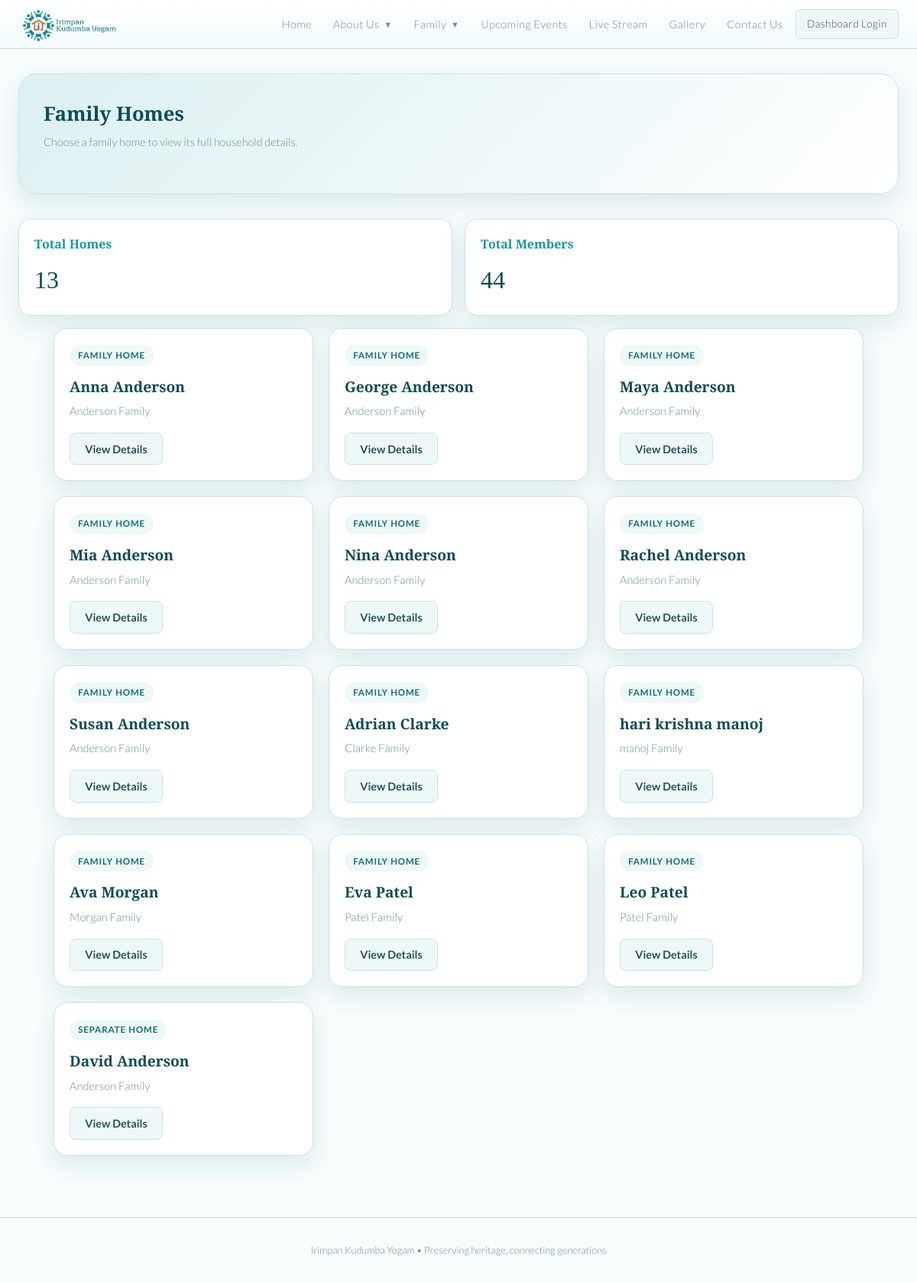
Before: /family/ with the older database file.
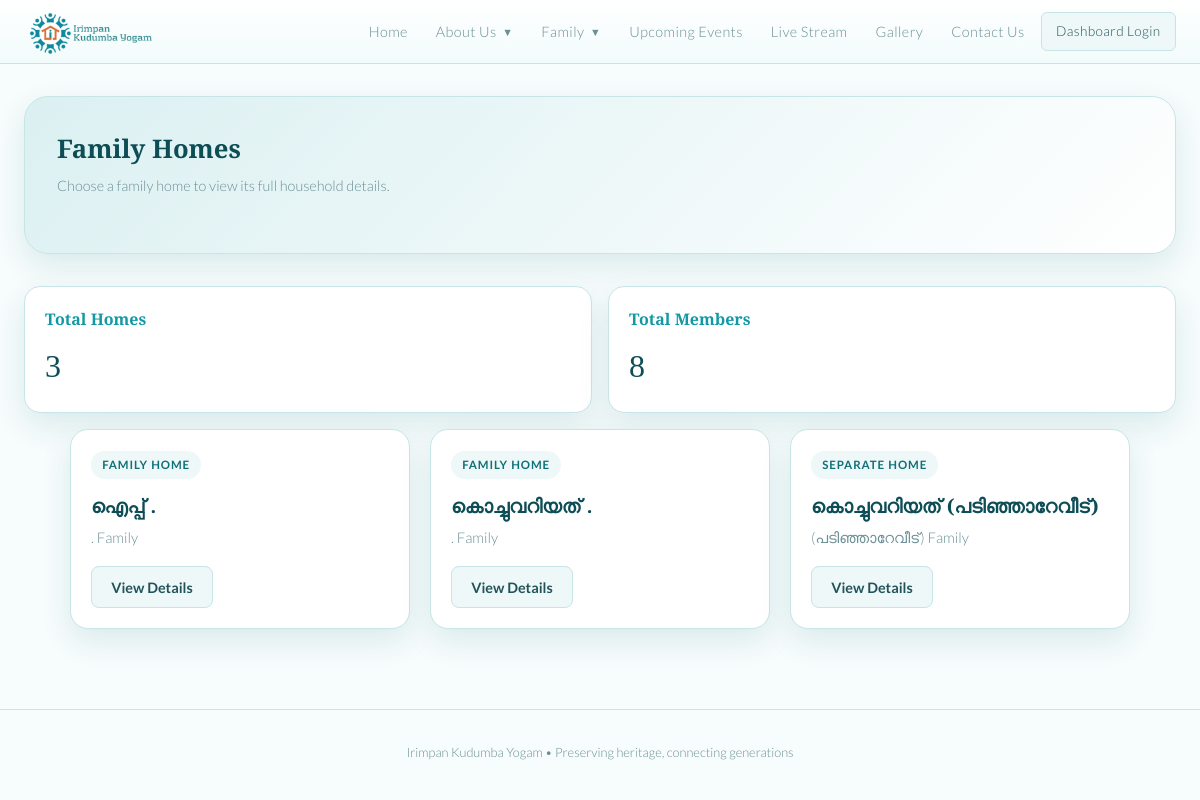
After: the same page with the newer database file.
### tree/models.py (models this page shows, shortened)
class Person(models.Model):
    GENDER_CHOICES = [
        ('M', 'Male'),
        ('F', 'Female'),
        ('O', 'Other'),
    ]
    first_name = models.CharField(max_length=100)
    last_name = models.CharField(max_length=100)
    gender = models.CharField(max_length=1, choices=GENDER_CHOICES, default='O')
    birth_date = models.DateField(null=True, blank=True)
    death_date = models.DateField(null=True, blank=True)
    birth_place = models.CharField(max_length=200, blank=True)
    email = models.EmailField(blank=True)
    phone = models.CharField(max_length=30, blank=True)
    blood_group = models.CharField(max_length=10, blank=True)
    current_address = models.TextField(blank=True)
    living_separately = models.BooleanField(default=False)
    bio = models.TextField(blank=True)
    photo = models.ImageField(upload_to='photos/', null=True, blank=True)
    father = models.ForeignKey(
        'self', null=True, blank=True,
        on_delete=models.SET_NULL,
        related_name='children_as_father'
    )
    mother = models.ForeignKey(
        'self', null=True, blank=True,
        on_delete=models.SET_NULL,
        related_name='children_as_mother'
    )
    spouse = models.ForeignKey(
        'self', null=True, blank=True,
        on_delete=models.SET_NULL,
        related_name='married_to'
    )
    user = models.OneToOneField(
        settings.AUTH_USER_MODEL,
        null=True,
        blank=True,
        on_delete=models.SET_NULL,
        related_name='family_member_profile',
    )
    created_at = models.DateTimeField(auto_now_add=True)
    class Meta:
        ordering = ['last_name', 'first_name']
    @property
    def full_name(self):
        return f"{self.first_name} {self.last_name}"
    @property
    def generation(self):
        return getattr(self, '_generation', 1)

### tree/views.py (the view)
# urls.py: path('family/', views.family_page, name='family_page'),
def family_page(request):
    people = list(Person.objects.all())
    generation_map = _generation_map(people)
    _apply_generations(people, generation_map)
    households = _build_households(people)
    return render(request, 'tree/family.html', {
        'people': people,
        'households': households,
        'total_families': len(households),
        'generations': max(generation_map.values(), default=0),
    })

### tree/views.py (called while the page is built)
def _generation_map(people):
    people = list(people)
    if not people:
        return {}
    parents = {
        person.pk: tuple(parent_id for parent_id in (person.father_id, person.mother_id) if parent_id)
        for person in people
    }
    memo = {}
    def get_depth(person_id):
        if person_id in memo:
            return memo[person_id]
        parent_ids = parents.get(person_id, ())
        if not parent_ids:
            memo[person_id] = 1
            return 1
        memo[person_id] = max(get_depth(parent_id) for parent_id in parent_ids) + 1
        return memo[person_id]
    return {person.pk: get_depth(person.pk) for person in people}

def _apply_generations(people, generation_map):
    for person in people:
        person._generation = generation_map.get(person.pk, 1)

### tree/templates/tree/family.html (shortened to what this page needs)
{% extends "tree/base.html" %}
{% block content %}
<section class="hero-band">
  <h1 class="section-title">Family Homes</h1>
  <p class="section-sub">Choose a family home to view its full household details.</p>
</section>
<section class="family-stats">
  <article class="info-card">
    <h3>Total Homes</h3>
    <p class="section-title" style="font-size:2rem;margin:0;">{{ total_families }}</p>
  </article>
  <article class="info-card">
    <h3>Total Members</h3>
    <p class="section-title" style="font-size:2rem;margin:0;">{{ people|length }}</p>
  </article>
</section>
<section class="house-grid">
  {% for house in households %}
  <a href="{% url 'family_detail' house.house_key %}" class="house-card" style="text-decoration:none;">
    <span class="house-badge">{% if house.is_separate_home %}Separate Home{% else %}Family Home{% endif %}</span>
    <h3>{{ house.guardian.full_name }}</h3>
    <p class="house-sub">{{ house.family_name }} Family</p>
    <span class="btn btn-secondary">View Details</span>
  </a>
  {% empty %}
  <article class="info-card">
    <h3>No Homes Yet</h3>
    <p>Add members to build the first family home.</p>
  </article>
  {% endfor %}
</section>
{% endblock %}

### tree/templates/tree/base.html (shortened to what this page needs)
<!DOCTYPE html>
<html lang="en">
<head>
  {% load static %}
</head>
<body>
  <nav>
    <a href="{% url 'home' %}" class="nav-brand">
      <img src="{% static 'tree/familyirum.png' %}" alt="Family logo">
    </a>
    <div class="nav-links" id="navLinks">
      <div class="nav-group">
        <a href="{% url 'home' %}">Home</a>
        <div class="nav-dropdown">
          <a href="{% url 'about' %}" class="nav-dropbtn">About Us <span style="font-size:0.75em;">▼</span></a>
        </div>
        <div class="nav-dropdown">
          <a href="{% url 'family_page' %}" class="nav-dropbtn">Family <span style="font-size:0.75em;">▼</span></a>
        </div>
        <a href="{% url 'events' %}">Upcoming Events</a>
        <a href="{% url 'live_stream' %}">Live Stream</a>
        <a href="{% url 'gallery' %}">Gallery</a>
        <a href="{% url 'contact' %}">Contact Us</a>
      </div>
      <div class="nav-group">
        {% if request.user.is_authenticated %}
          <a href="{% url 'admin_panel' %}" class="btn-link">Admin Panel</a>
          <a href="{% url 'admin_logout' %}" class="btn-link">Logout</a>
        {% else %}
          <a href="{% url 'admin_login' %}" class="btn-link">Dashboard Login</a>
        {% endif %}
      </div>
    </div>
  </nav>
  <main>
    {% block content %}{% endblock %}
  </main>
  <footer>
    <p>Irimpan Kudumba Yogam &bull; Preserving heritage, connecting generations</p>
  </footer>
</body>
</html>

### tree/templates/tree/base.html (style rules this page uses)
:root { --bg: #f7fcfc; --surface: #ffffff; --surface2: #eef8f8; --border: #c7e4e6; --gold: #1399a6; --gold-light: #28b8c2; --gold-dim: #0f7078; --cream: #0d4d56; --text: #23535a; --text-dim: #6b8f94; --male: #4a7fa8; --female: #a84a7f; --radius: 12px; --shadow: 0 12px 30px rgba(16, 111, 121, 0.12); }
* { box-sizing: border-box; margin: 0; padding: 0; }
body { background: var(--bg); color: var(--text); font-family: 'Lato', sans-serif; font-weight: 300; min-height: 100vh; line-height: 1.6; }
nav { background: linear-gradient(180deg, #ffffff, #f2fbfb); border-bottom: 1px solid var(--border); padding: 0 1.5rem; position: sticky; top: 0; z-index: 100; display: flex; align-items: center; justify-content: space-between; min-height: 64px; gap: 1rem; }
.nav-brand { font-family: 'Playfair Display', serif; font-size: 1.4rem; color: var(--gold); text-decoration: none; letter-spacing: 0.04em; white-space: nowrap; flex-shrink: 0; display: inline-flex; align-items: center; gap: 0.75rem; }
.nav-brand img { height: 48px; width: auto; display: block; }
.nav-links, .nav-group { display: flex; align-items: center; gap: 0.25rem; flex-wrap: wrap; }
.nav-dropdown { position: relative; }
.nav-dropbtn { display: inline-flex; align-items: center; gap: 0.35rem; }
.nav-links a { color: var(--text-dim); text-decoration: none; padding: 0.4rem 0.75rem; border-radius: 6px; font-size: 0.9rem; letter-spacing: 0.03em; transition: color 0.2s, background 0.2s; white-space: nowrap; }
.btn-link { background: var(--surface2); color: var(--text) !important; border: 1px solid var(--border); padding: 0.45rem 0.9rem !important; border-radius: 6px; text-decoration: none; font-size: 0.85rem !important; white-space: nowrap; }
main { padding: 2rem 1.5rem; max-width: 1400px; margin: 0 auto; }
.btn { display: inline-flex; align-items: center; gap: 0.4rem; padding: 0.55rem 1.2rem; border-radius: 8px; font-size: 0.9rem; font-weight: 700; cursor: pointer; border: none; text-decoration: none; transition: all 0.2s; }
.btn-secondary { background: var(--surface2); color: var(--text); border: 1px solid var(--border); }
footer { text-align: center; padding: 2rem; color: var(--text-dim); font-size: 0.8rem; border-top: 1px solid var(--border); margin-top: 3rem; }
h1, h2, h3 { font-family: 'Playfair Display', serif; font-weight: 600; }
.section-title { font-family: 'Playfair Display', serif; font-size: 1.6rem; color: var(--cream); margin-bottom: 0.25rem; }
.section-sub { color: var(--text-dim); font-size: 0.9rem; margin-bottom: 1.5rem; }
.hero-band { background: linear-gradient(135deg, rgba(19,153,166,0.12), rgba(255,255,255,0.96)); border: 1px solid var(--border); border-radius: 24px; padding: 2rem; margin-bottom: 2rem; box-shadow: var(--shadow); }
.info-card { background: var(--surface); border: 1px solid var(--border); border-radius: 16px; padding: 1.25rem; box-shadow: var(--shadow); }
.info-card h3 { color: var(--gold); font-size: 1rem; margin-bottom: 0.5rem; }

### tree/templates/tree/family.html (style rules this page uses)
.family-stats { display: grid; grid-template-columns: repeat(auto-fit, minmax(200px, 1fr)); gap: 1rem; }
.house-grid { display: grid; grid-template-columns: repeat(auto-fit, minmax(280px, 340px)); gap: 1.25rem; justify-content: center; margin-top: 1rem; }
.house-card { background: var(--surface); border: 1px solid var(--border); border-radius: 18px; padding: 1.25rem; box-shadow: var(--shadow); }
.house-badge { display: inline-flex; padding: 0.28rem 0.7rem; border-radius: 999px; background: var(--surface2); color: var(--gold-dim); font-size: 0.72rem; font-weight: 700; letter-spacing: 0.08em; text-transform: uppercase; margin-bottom: 0.75rem; }
.house-card h3 { color: var(--cream); font-size: 1.2rem; margin-bottom: 0.3rem; }
.house-sub { color: var(--text-dim); font-size: 0.92rem; margin-bottom: 1rem; }

Changed rows visible on the page:
removed Person: shows "FAMILY HOME", guardian.full_name "Anna Anderson", family_name "Anderson"
removed Person: shows "FAMILY HOME", guardian.full_name "George Anderson", family_name "Anderson"
removed Person: shows "FAMILY HOME", guardian.full_name "Maya Anderson", family_name "Anderson"
removed Person: shows "FAMILY HOME", guardian.full_name "Mia Anderson", family_name "Anderson"
removed Person: shows "FAMILY HOME", guardian.full_name "Nina Anderson", family_name "Anderson"
removed Person: shows "FAMILY HOME", guardian.full_name "Rachel Anderson", family_name "Anderson"
removed Person: shows "FAMILY HOME", guardian.full_name "Susan Anderson", family_name "Anderson"
removed Person: shows "FAMILY HOME", guardian.full_name "Adrian Clarke", family_name "Clarke"
removed Person: shows "FAMILY HOME", guardian.full_name "hari krishna manoj", family_name "manoj"
removed Person: shows "FAMILY HOME", guardian.full_name "Ava Morgan", family_name "Morgan"
removed Person: shows "FAMILY HOME", guardian.full_name "Eva Patel", family_name "Patel"
removed Person: shows "FAMILY HOME", guardian.full_name "Leo Patel", family_name "Patel"
removed Person: shows "SEPARATE HOME", guardian.full_name "David Anderson", family_name "Anderson"
added Person: shows "FAMILY HOME", guardian.full_name "ഐപ്പ് .", family_name "."
added Person: shows "FAMILY HOME", guardian.full_name "കൊച്ചുവറിയത് .", family_name "."
added Person: shows "SEPARATE HOME", guardian.full_name "കൊച്ചുവറിയത് (പടിഞ്ഞാറേവീട്)", family_name "(പടിഞ്ഞാറേവീട്)"
Other visible differences:
{{ total_families }}: "13" → "3"
{{ people|length }}: "44" → "8"
